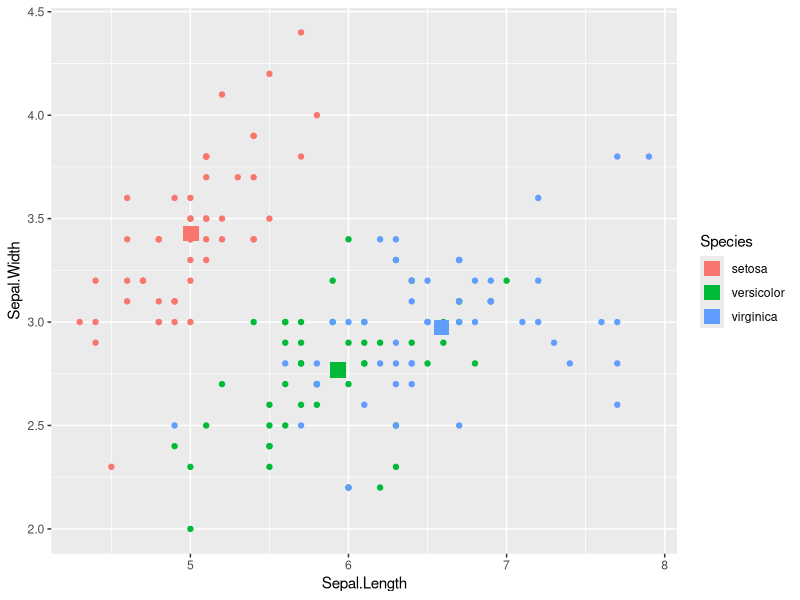

Generate this figure with R:
## ---- chunk 1
library(dplyr)
library(ggplot2)
str(iris)

by_Species<- group_by(iris, Species)
head(by_Species)
iris.summary <- summarize(by_Species,
                          Sepal.Length = mean(Sepal.Length),
                          Sepal.Width = mean(Sepal.Width),
                          Petal.Length = mean(Petal.Length),
                          Petal.Width = mean(Petal.Width)
)
iris.summary
iris
ggplot(iris,aes(x = Sepal.Length, y = Sepal.Width, col = Species)) + geom_point() + geom_point(data = iris.summary, shape = 15, size = 5)




